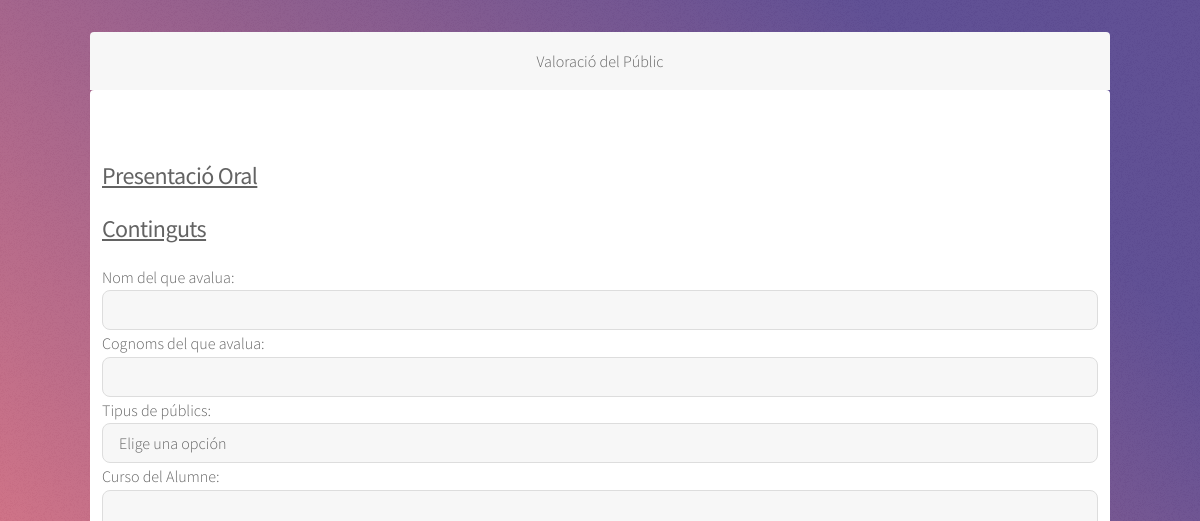
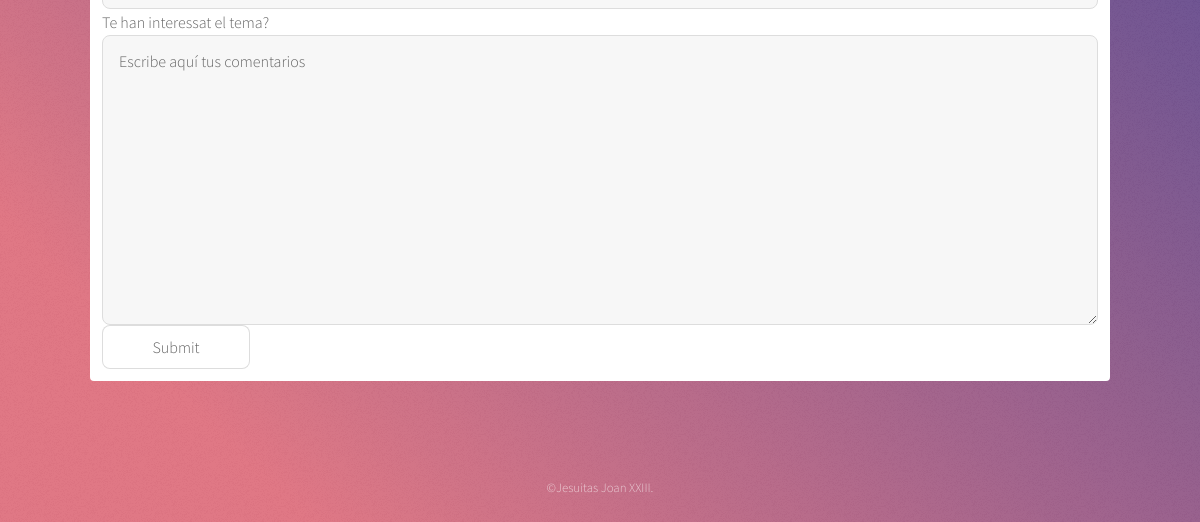
The page /php/formulario_publi.php on the database as committed earlier (2 pictures, top to bottom).
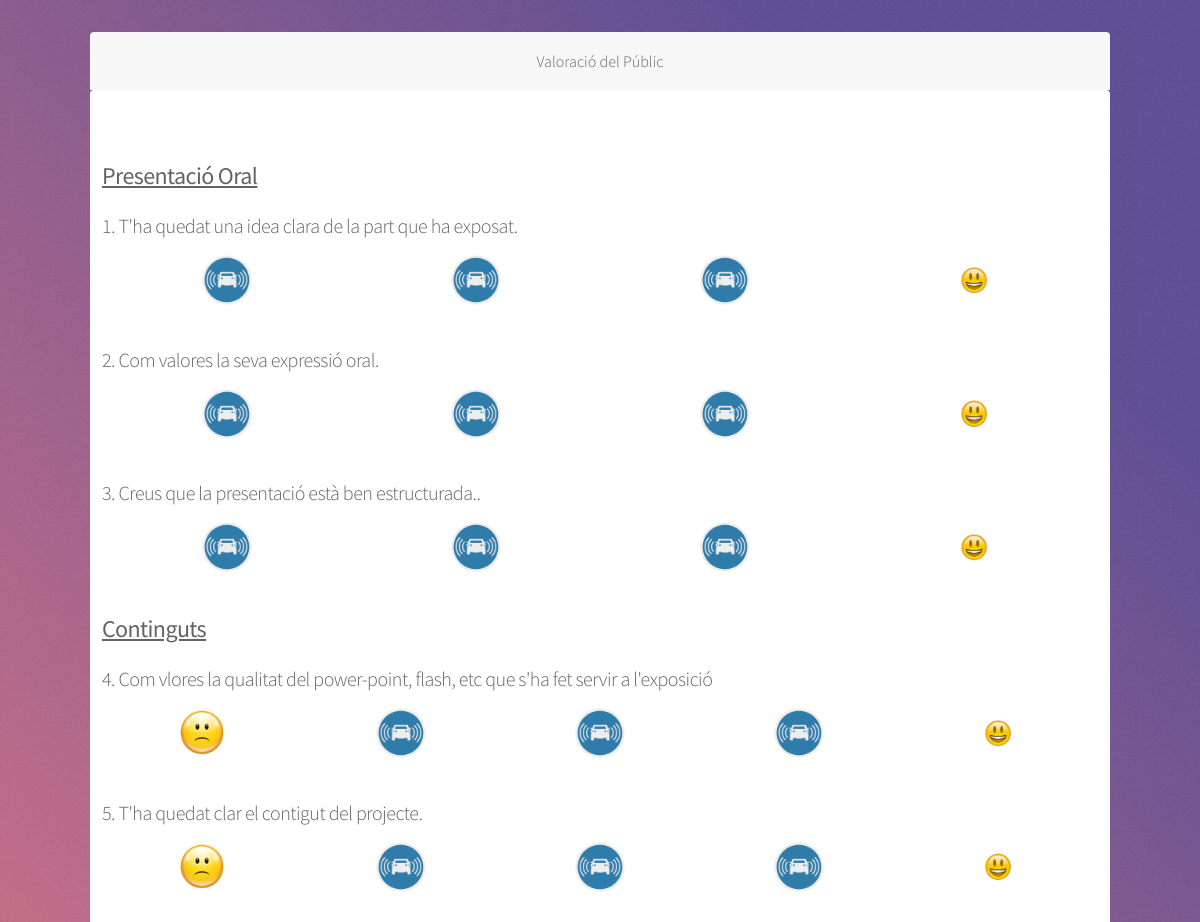
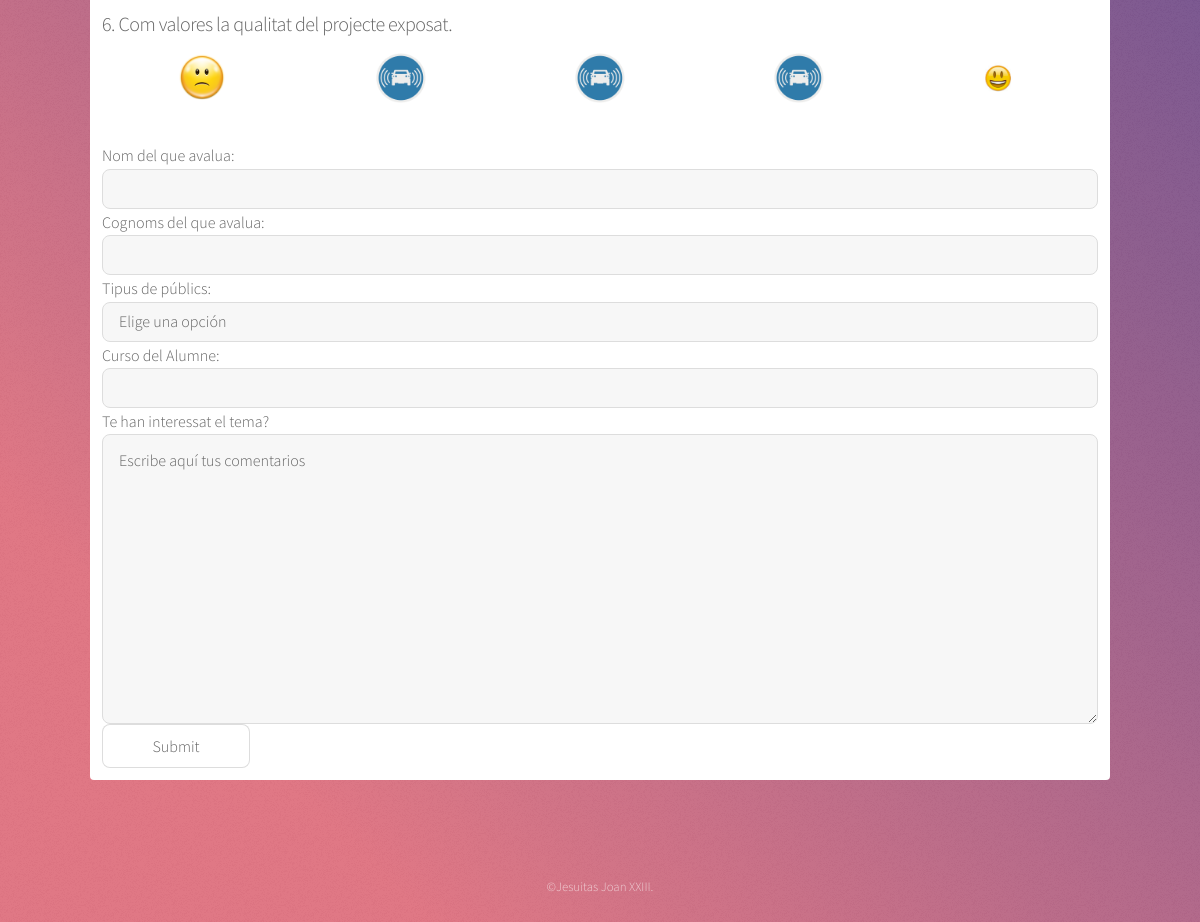
The same page on the database as committed later (2 pictures, top to bottom).
### tables this page shows
CREATE TABLE `tbl_preguntapublico` (
  `prpu_id` int(11) NOT NULL,
  `prpu_tipo` enum('oral','contenido') NOT NULL,
  `prpu_pregunta` varchar(200) NOT NULL
);

### php/formulario_publi.php (the view, shortened to what this page needs)
<!DOCTYPE HTML>
<html>
	<head>
		<link rel="stylesheet" href="../assets/css/main.css" />
	</head>
	<body>
			<div id="wrapper">
			<header id="header" class="alt">
			</header>
			<nav id="nav">
				Valoració del Públic
			</nav>
			<div id="main">
				<?php
				include 'conexion.php';
				extract($_REQUEST);
				$sql = "SELECT * FROM tbl_preguntapublico WHERE prpu_tipo = 'oral' ";
				$preguntaOral = mysqli_query($conexion,$sql);
				echo "<h2><b><u>Presentació Oral</u></b></h2>";
				while ($pregunta1 = mysqli_fetch_array($preguntaOral)) {
				?>
				<h3><?php echo "$pregunta1[prpu_pregunta]"; ?></h3>
					<table >
						<tr>
							<td><img src="../images/3.png" width="50"></td>
							<td><img src="../images/3.png" width="50"></td>
							<td><img src="../images/3.png" width="50"></td>
							<td><img src="../images/10.png" width="50"></td>
						</tr>
					</table>
				<?php
				}
				?>
				<?php
				include 'conexion.php';
				extract($_REQUEST);
				$sql = "SELECT * FROM tbl_preguntapublico WHERE prpu_tipo = 'contenido' ";
				$preguntaOral = mysqli_query($conexion,$sql);
				echo "<h2><b><u>Continguts</u></b></h2>";
				while ($pregunta1 = mysqli_fetch_array($preguntaOral)) {
				?>
				<h3><?php echo "$pregunta1[prpu_pregunta]"; ?></h3>
					<table >
						<tr>
							<td><img src="../images/1.png" width="50"></td>
							<td><img src="../images/3.png" width="50"></td>
							<td><img src="../images/3.png" width="50"></td>
							<td><img src="../images/3.png" width="50"></td>
							<td><img src="../images/10.png" width="50"></td>
						</tr>
					</table>
				<?php
				}
				?>
				Nom del que avalua:
				<input type="text" name="" required>
				Cognoms del que avalua:
				<input type="text" name="" required>
				Tipus de públics:
				<select required>
					<option value="0">Elige una opción</option>
				</select>
				Curso del Alumne:
				<input type="text" name="">
				Te han interessat el tema?
				<textarea name="comentarios" rows="10" cols="20">Escribe aquí tus comentarios</textarea>
				<input type="submit" name="">
            </div>
			<footer id="footer">
				<p class="copyright">&copy;Jesuitas Joan XXIII</a>.</p>
			</footer>
			</div>
	</body>
</html>

Rows that differ between the two databases and show on the page:
added tbl_preguntapublico: prpu_pregunta "1. T'ha quedat una idea clara de la part que ha exposat."
added tbl_preguntapublico: prpu_pregunta "2. Com valores la seva expressió oral."
added tbl_preguntapublico: prpu_pregunta "3. Creus que la presentació està ben estructurada.."
added tbl_preguntapublico: prpu_pregunta "4. Com vlores la qualitat del power-point, flash, etc que s'ha fet servir a l'exposició"
added tbl_preguntapublico: prpu_pregunta "5. T'ha quedat clar el contigut del projecte."
added tbl_preguntapublico: prpu_pregunta "6. Com valores la qualitat del projecte exposat."
